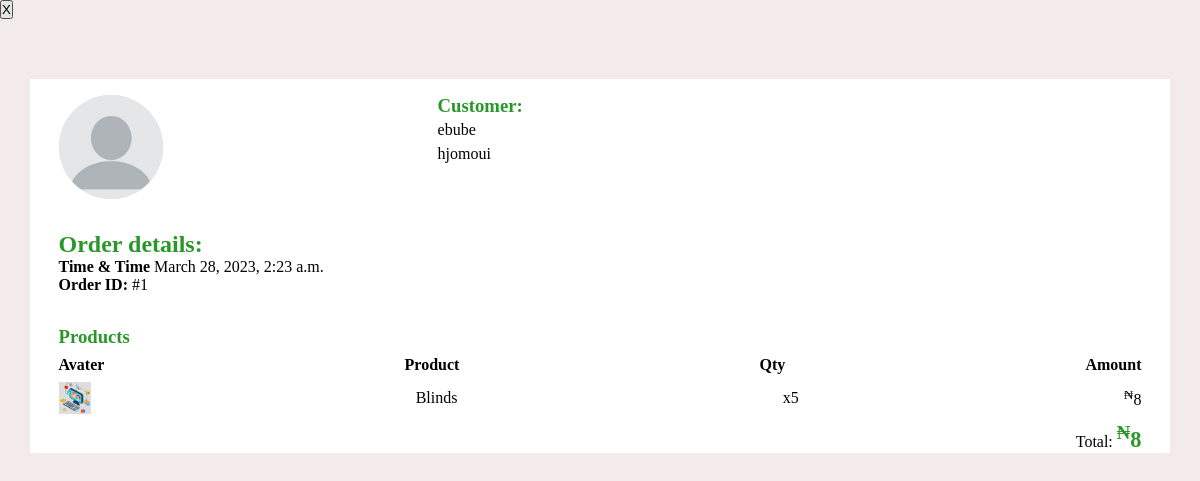
The app's page /user/details/1/ with its own data.
### products/models.py (models this page shows, shortened)
class Order(models.Model):
    user = models.ForeignKey(User, on_delete=models.CASCADE)
    store = models.ForeignKey(Vendor, on_delete=models.CASCADE, related_name='orders')
    image=models.ImageField(null=True)
    name=models.CharField(max_length=100,null=True)
    quantity=models.IntegerField(null=True)
    price=models.IntegerField(null=True)
    shipping_address = models.TextField()
    total_cost = models.DecimalField(max_digits=10, decimal_places=2)
    ordered_date = models.DateTimeField(auto_now_add=True)

### user/views.py (the view)
# urls.py: path("details/<pk>/",details,name="detail"),
def details(request, pk):
    order = get_object_or_404(Order, pk=pk)
    context={"order":order}
    return render(request,"user/vendordetails.html",context)

### user/templates/user/vendordetails.html (shortened to what this page needs)
<!DOCTYPE html>
<html lang="en">
<head>
    {% load static %}
    <link rel="stylesheet" href="{% static 'user/vendorAdmin.css'%}">
</head>
<body>
    <div >
        <button>X</button>
        <div class="overlay">
            <div class="customerInfo">
                <img src="{% static 'user/img/profile.png'%}" alt="">
                <div>
                    <h3>Customer:</h3>
                    <p>{{order.user}}</p>
                    <p>{{order.phone_number}}</p>
                    <p>{{order.shipping_address}}</p>
                </div>
            </div>
            <div class="orderDetailsCont">
                <h2>Order details:</h2>
                <p><b>Time & Time </b>{{order.ordered_date}}</p>
                <p><b>Order ID: </b>#{{order.id}}</p>
                <div class="productCont">
                    <h3>Products</h3>
                    <div class="productRowHeader">
                        <b>Avater</b>
                        <b>Product</b>
                        <b>Qty</b>
                        <b>Amount</b>
                    </div>
                    <div class="productRow">
                        <img src="{{order.image.url}}" alt="">
                        <p>{{order.name}}</p>
                        <p>x{{order.quantity}}</p>
                        <p><sup>&#8358</sup>{{order.price}}</p>
                    </div>
                    <div class="totalCont">
                        <p>Total: <b class="total"><sup>&#8358</sup>{{order.price}}</b></p>
                    </div>
                </div>
            </div>
        </div>
    </div>
</body>
</html>

### records on screen
Order: user "ebube", shipping_address "hjomoui", ordered_date "March 28, 2023, 2:23 a.m.", id "1", image (picture), name "Blinds", quantity "5", price "8"
